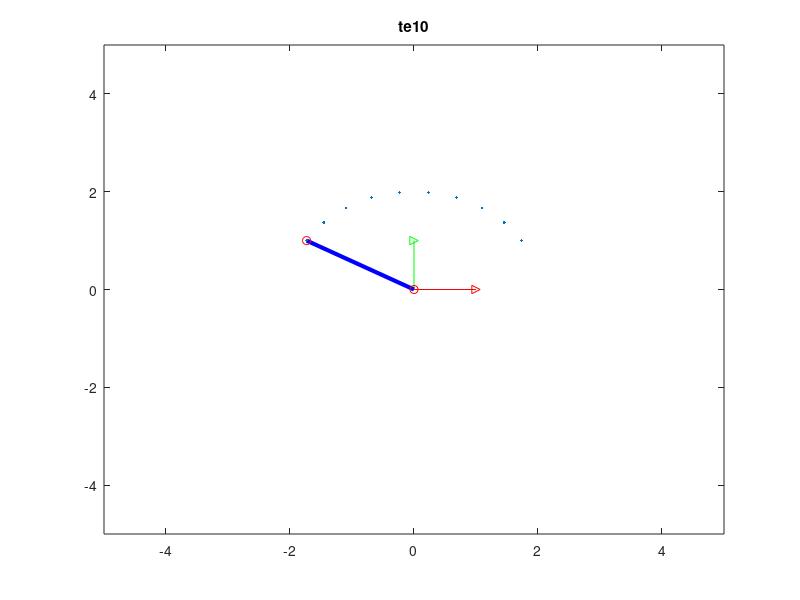

Reproduce this figure in MATLAB.
clc
clear all
close all
%Representacion de movimientos 2D
%Eslabon Rotacional
L=1;

%configuracion de la velocidad de movimiento

t_sim =10;
n_frames = 10;
t= linspace(0,t_sim,n_frames);

%Eslabon estacional
L_eslabon =2;
angulo_inicial = 30*pi/180;
angulo_final = 150 *pi/180;
angulo = linspace (angulo_inicial,angulo_final,n_frames);
posicion = [0 0];

%Posicion de punto inicial
x_inicial = posicion(1);
y_inicial = posicion(2);

figure;
ws = zeros(length(t),2);
%comienza el movimiento
for i=1:length(t)
    hold on;
    plot([0 L],[0 0],'r');plot([L],[0],'>r');
    plot([0 0],[0 L],'g');plot([0],[L],'>g');
    
    x_final = x_inicial+L_eslabon*cos(angulo(i));
    y_final = y_inicial+L_eslabon*sin(angulo(i));
    plot([x_inicial x_final],[y_inicial y_final],'b','LineWidth',3);
    plot([x_inicial x_final],[y_inicial y_final],'or');
    ws(i,:) = [x_final,y_final];
    plot(ws(:,1),ws(:,2),'.');
    marco = 5;
    axis([-marco marco -marco marco]);
    box on;
    title(['te' num2str(t(i))]); 
    pause(0.01);
    if (i~=length(t))
        clf
    end
end
    